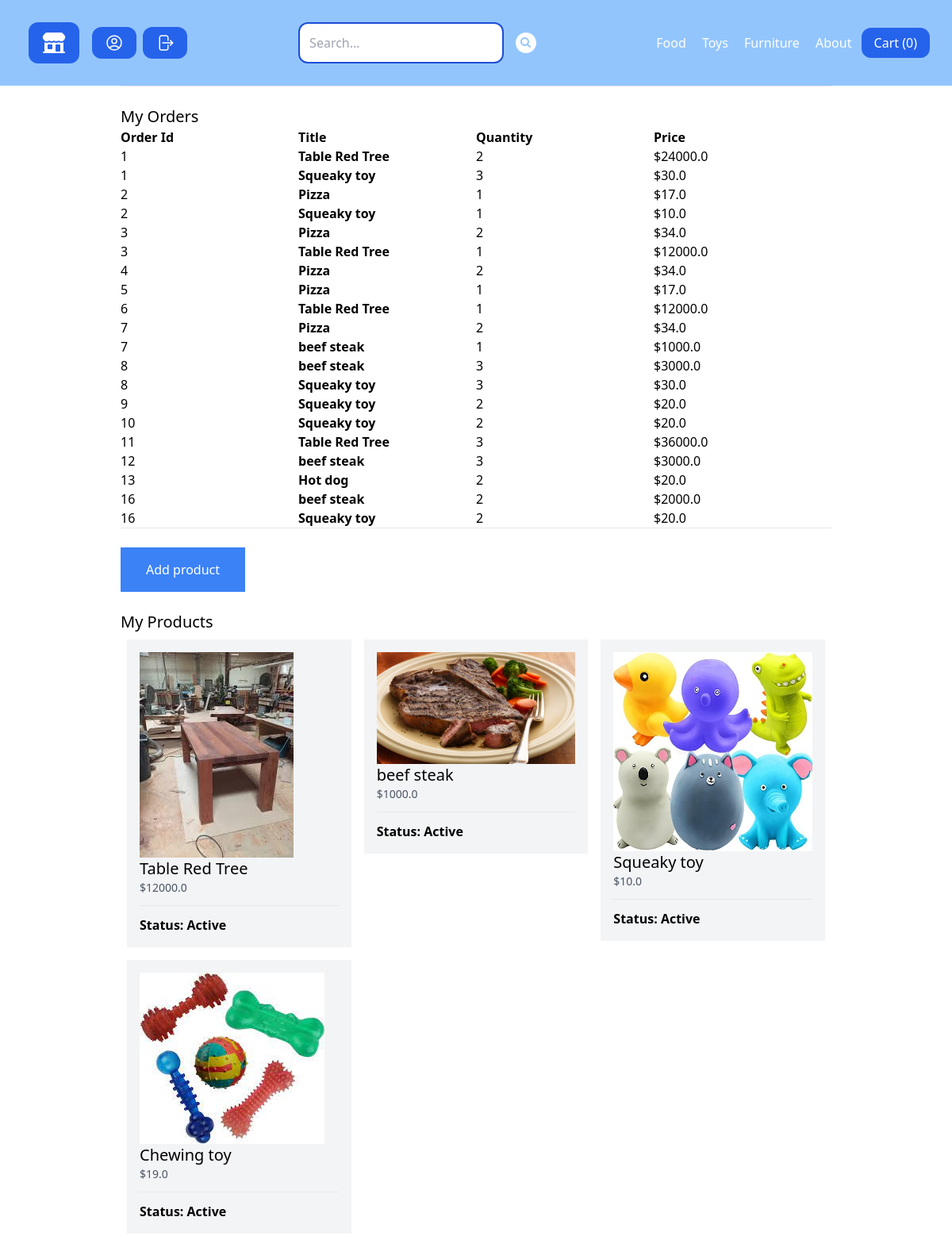
/my-store/ (signed in), run on the app's committed database.
### store/models.py (models this page shows, shortened)
class Category(models.Model):
    title = models.CharField(max_length = 50)
    slug = models.SlugField(max_length = 50)  # url representation field
    class Meta:
        verbose_name_plural = 'Categories'

class OrderItems(models.Model):
    order = models.ForeignKey(Order, related_name='items',on_delete=models.CASCADE)
    product = models.ForeignKey(Product, related_name='items',on_delete=models.CASCADE)
    price = models.IntegerField()
    quantity = models.IntegerField(default=1)
    def get_total_price(self):
        return self.price/100

class Order(models.Model):
    first_name = models.CharField(max_length=255)
    last_name = models.CharField(max_length=255)
    address = models.CharField(max_length=255)
    zipcode = models.CharField(max_length=255)
    city = models.CharField(max_length=255)
    paid_amount = models.IntegerField(blank=True, null = True)
    is_paid = models.BooleanField(default =False)
    payment_intent = models.CharField(max_length = 255, null=True)
    created_by = models.ForeignKey(User,related_name='order',
                                   on_delete=models.SET_NULL,
                                   null=True)
    created_at = models.DateTimeField(auto_now_add=True)

class Product(models.Model):
    DRAFT = 'draft'
    WAITING_APPROVAL = 'waitingapproval'
    ACTIVE = 'active'
    DELETED = 'deleted'
    STATUS_CHOICES = (
        (DRAFT, 'Draft'),
        (WAITING_APPROVAL, 'Waiting Approval'),
        (ACTIVE, 'Active'),
        (DELETED,'Deleted'),
    )
    user = models.ForeignKey(User, related_name = 'products',on_delete = models.CASCADE)
    category = models.ForeignKey(Category, related_name='products', on_delete = models.CASCADE)
    title = models.CharField(max_length=50)
    slug = models.SlugField(max_length=50)
    description = models.TextField(blank=True)
    price = models.IntegerField()
    image = models.ImageField(upload_to='uploads/product_images/', blank=True, null=True)
    thumbnails = models.ImageField(upload_to='uploads/product_images/thumbnail/', blank=True, null=True)
    created_at = models.DateTimeField(auto_now_add = True)
    updated_at = models.DateTimeField(auto_now = True)
    status = models.CharField(max_length=50, choices=STATUS_CHOICES, default=ACTIVE)
    class Meta:
        ordering=('-created_at',) # put items in oder they was created
    def get_display_price(self):
        return self.price/100

### userprofile/views.py (the view)
# urls.py: path('my-store/',views.my_store, name='my_store'),
@login_required # require that  user is authenticated
def my_store(request):
    products = request.user.products.exclude(status=Product.DELETED)
    orders = Order.objects.all()
    arr=list()
    for item in orders.values():
        for key, value in item.items():
            if item[key] == request.user.id:
                arr.append(item['id'])
    order_items = OrderItems.objects.filter(order__id__in=arr)
    return render(request,'userprofile/my_store.html',
    {
    'products':products,
    'order_items':order_items
                  })

### store/cart.py (called while the page is built)
    def __len__(self):
        return sum(item['quantity'] for item in self.cart.values())

### store/context_processors.py (called while the page is built)
def cart(request):
    return {'cart':Cart(request)}

### store/templatetags/menu.py (called while the page is built)
@register.inclusion_tag('core/menu.html') # we need add the menu.html
def menu():
    categories = Category.objects.all()
    return {'categories':categories}

### userprofile/templates/userprofile/my_store.html (shortened to what this page needs)
{% extends 'core/base.html' %}
{% block content %}
<hr />
<h2 class="mt-6 text-xl">My Orders</h2>
<div class="flex flex-wrap">
  <div class="w-1/4">
    <strong>Order Id</strong>
  </div>
  <div class="w-1/4">
    <strong>Title</strong>
  </div>
  <div class="w-1/4">
    <strong>Quantity</strong>
  </div>
  <div class="w-1/4">
    <strong>Price</strong>
  </div>
</div>
{% for order_item in order_items %}
<div class="flex flex-wrap">
  <div class="w-1/4">
    <a href="{% url 'my_store_order_detail' order_item.order.id %}"
      >{{order_item.order.id}}</a
    >
  </div>
  <div class="w-1/4">
    <strong>{{order_item.product.title}}</strong>
  </div>
  <div class="w-1/4">{{order_item.quantity}}</div>
  <div class="w-1/4">${{order_item.get_total_price}}</div>
</div>
{% endfor %}
<hr />
<a
  href="{% url 'add_product'%}"
  class="mt-6 inline-block py-4 px-8 bg-blue-500 text-white"
  >Add product</a
>
<h2 class="mt-6 text-xl">My Products</h2>
{% if products %}
<div class="flex flex-wrap">
  {% for product in products %}
  <div class="product w-1/3 p-2">
    <div class="p-4 bg-gray-100">
      <a href="{% url 'edit_product' product.id %}">
        {%if product.image%}
        <div class="image">
          <img src="{{product.image.url}}" alt="{{product.title}}" />
        </div>
        {% endif%}
        <h2 class="text-xl">{{product.title}}</h2>
        <p class="text-sm text-gray-600">${{product.get_display_price}}</p>
        <hr class="my-3" />
        <p><strong>Status: {{product.get_status_display}}</strong></p>
      </a>
    </div>
  </div>
  {% endfor %}
</div>
{% else %}
<p class="mt-4 py-4 px-8 bg-gray-200">You don't have any products yet...</p>
{% endif%} {% endblock %}

### core/templates/core/menu.html
{% for category in categories %}
<a
  href="{%url 'category_detail' category.slug %}"
  class="p-2 text-white hover:bg-blue-500 rounded-xl"
  >{{category.title}}</a
>
{%endfor%}
<a href="{% url 'about' %}" class="p-2 text-white hover:bg-blue-500 rounded-xl">
  About
</a>

### data on the page
Category: title "Food"
Category: title "Toys"
Category: title "Furniture"
OrderItems: order.id "1", product "Table Red Tree", quantity "2", get_total_price "24000.0"
OrderItems: order.id "1", product "Squeaky toy", quantity "3", get_total_price "30.0"
OrderItems: order.id "2", product "Pizza", quantity "1", get_total_price "17.0"
OrderItems: order.id "2", product "Squeaky toy", quantity "1", get_total_price "10.0"
OrderItems: order.id "3", product "Pizza", quantity "2", get_total_price "34.0"
OrderItems: order.id "3", product "Table Red Tree", quantity "1", get_total_price "12000.0"
OrderItems: order.id "4", product "Pizza", quantity "2", get_total_price "34.0"
OrderItems: order.id "5", product "Pizza", quantity "1", get_total_price "17.0"
OrderItems: order.id "6", product "Table Red Tree", quantity "1", get_total_price "12000.0"
OrderItems: order.id "7", product "Pizza", quantity "2", get_total_price "34.0"
OrderItems: order.id "7", product "beef steak", quantity "1", get_total_price "1000.0"
OrderItems: order.id "8", product "beef steak", quantity "3", get_total_price "3000.0"
OrderItems: order.id "8", product "Squeaky toy", quantity "3", get_total_price "30.0"
OrderItems: order.id "9", product "Squeaky toy", quantity "2", get_total_price "20.0"
OrderItems: order.id "10", product "Squeaky toy", quantity "2", get_total_price "20.0"
OrderItems: order.id "11", product "Table Red Tree", quantity "3", get_total_price "36000.0"
OrderItems: order.id "12", product "beef steak", quantity "3", get_total_price "3000.0"
OrderItems: order.id "13", product "Hot dog", quantity "2", get_total_price "20.0"
OrderItems: order.id "16", product "beef steak", quantity "2", get_total_price "2000.0"
OrderItems: order.id "16", product "Squeaky toy", quantity "2", get_total_price "20.0"
Product: image (picture), title "Table Red Tree", get_display_price "12000.0", status "Active"
Product: image (picture), title "beef steak", get_display_price "1000.0", status "Active"
Product: image (picture), title "Squeaky toy", get_display_price "10.0", status "Active"
Product: image (picture), title "Chewing toy", get_display_price "19.0", status "Active"

### other printed values
{{ cart|length }} "0"
